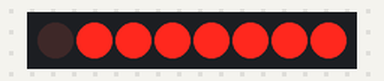
Bench run of a sketch on a simulated Arduino Uno, built with avr-gcc and run on an emulated ATmega328P. Shown: 8 shift-register outputs drawn as a row of LEDs (first output left, lit = HIGH). Wiring (inferred from the names in the program): shift register (74HC595): data pin 11; shift clock pin 13; latch pin 10. Wiring (inferred from the signals the program sends): row of LEDs: on Q0, Q1, Q2, Q3, Q4, Q5, Q6, Q7.

Above: at 0.1 s.
At 8.1 s:
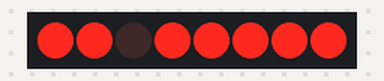
At 12.1 s:
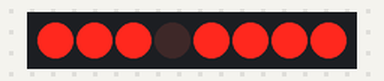
At 16.1 s:
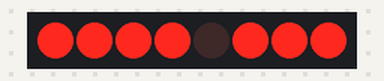
At 24.1 s:
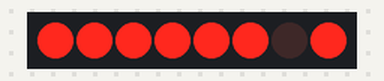
At 36.1 s:
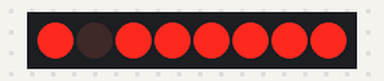
Timing chart, 0 to 37.6 s (numbered marks = the images above):
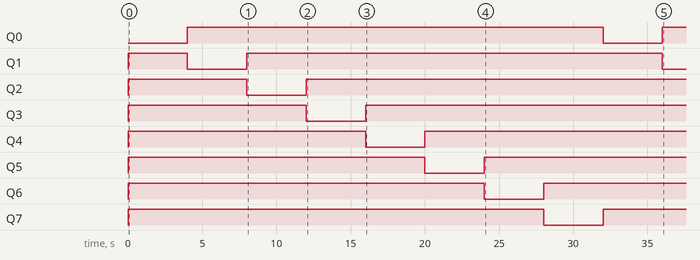

Measured:
- by itself, Q0: LOW → HIGH at 4.0 s, → LOW 28.0 s later, → HIGH 4.0 s later
- by itself, Q1: LOW → HIGH at 0.00 s, → LOW 4.0 s later, → HIGH 4.0 s later, → LOW 28.0 s later
- by itself, Q2: LOW → HIGH at 0.00 s, → LOW 8.0 s later, → HIGH 4.0 s later
- by itself, Q3: LOW → HIGH at 0.00 s, → LOW 12.0 s later, → HIGH 4.0 s later
- by itself, Q4: LOW → HIGH at 0.00 s, → LOW 16.0 s later, → HIGH 4.0 s later
- by itself, Q5: LOW → HIGH at 0.00 s, → LOW 20.0 s later, → HIGH 4.0 s later
- by itself, Q6: LOW → HIGH at 0.00 s, → LOW 24.0 s later, → HIGH 4.0 s later
- by itself, Q7: LOW → HIGH at 0.00 s, → LOW 28.0 s later, → HIGH 4.0 s later

The sketch:

8x8_Led_Matrix.ino
```cpp
const int dataPin = 11;
const int latchPin = 10;
const int clockPin = 13;

const int cols[8] = {2, 3, 4, 5, 6, 7, 8, 9};

void setup() {
  pinMode(latchPin, OUTPUT);
  pinMode(clockPin, OUTPUT);
  pinMode(dataPin, OUTPUT);

  for (int i = 0; i < 8; i++) {
    pinMode(cols[i], OUTPUT);
    digitalWrite(cols[i], HIGH);
  }
}

void loop() {
  for (int i = 0; i < 8; i++) {
    for (int j = 0; j < 8; j++) {
      setRow(i);
      setCol(j);
      delay(500);
    }
  }
}

void setRow(int row) {
  digitalWrite(latchPin, LOW);
  shiftOut(dataPin, clockPin, MSBFIRST, 1 << row);
  digitalWrite(latchPin, HIGH);
}

void setCol(int col) {
  for (int i = 0; i < 8; i++) {
    digitalWrite(cols[i], HIGH);
  }
  digitalWrite(cols[col], LOW);
}
```
